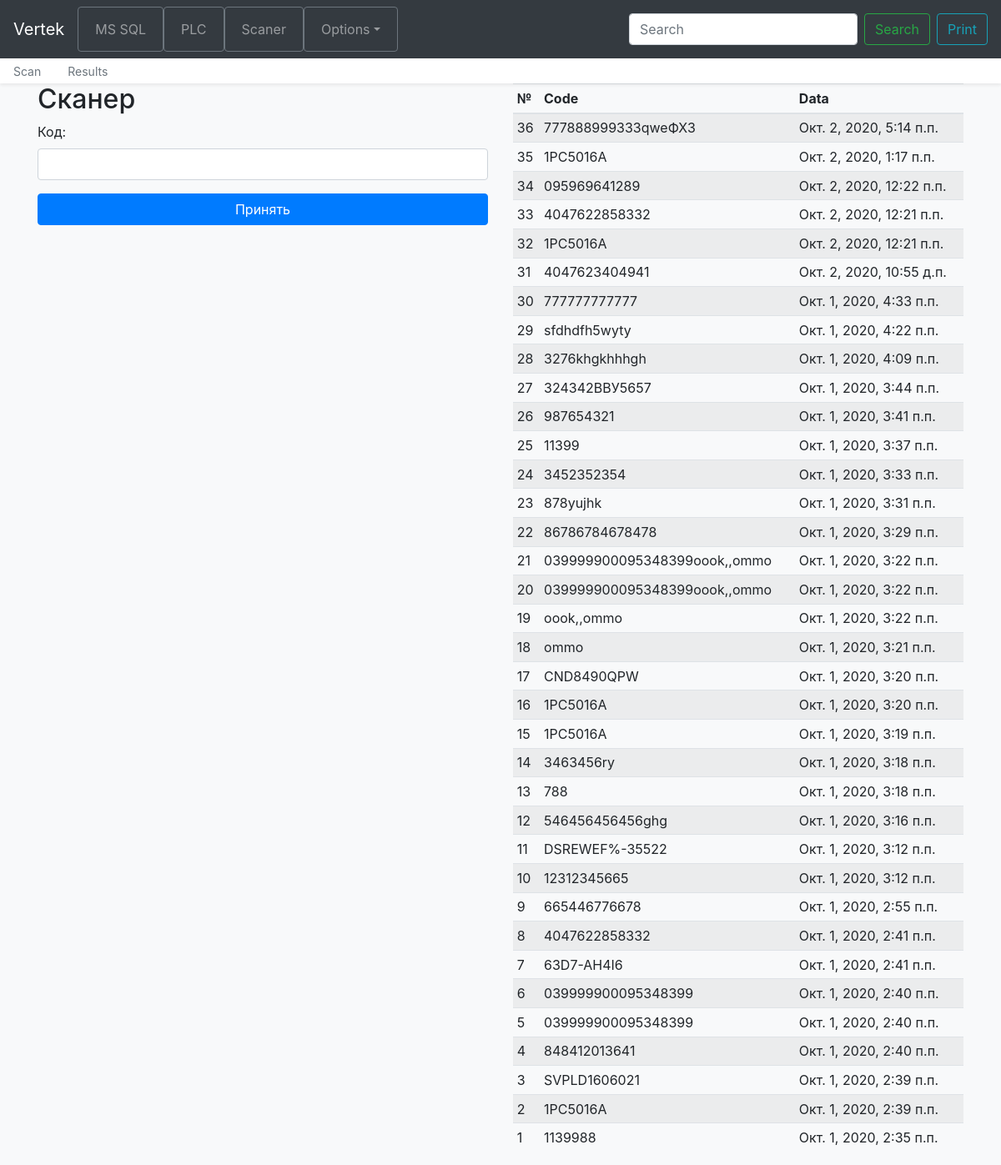
The page /scaner/scan-add/ on the database its author committed.
### scaner/models.py (models this page shows, shortened)
class Scan(models.Model):
    code = models.CharField(max_length=150, verbose_name="Код")
    created_at = models.DateTimeField(auto_now_add=True)
    class Meta:
        verbose_name = 'Скан'
        verbose_name_plural = 'Сканы'

### scaner/views.py (the view)
# urls.py: path('scan-add/', scan_add, name='scan_add'),
def scan_add(request):
    if request.method == 'POST':
        form = ScanForm(request.POST)
        if form.is_valid():
            print(form.cleaned_data['code'])
            form.save()
        return HttpResponseRedirect(request.path)
    else:
        form = ScanForm
    context = {
        'form': form,
        'object_list': Scan.objects.order_by('-pk')
    }
    return render(request, 'scaner/add_scan.html', context)

### scaner/templates/scaner/add_scan.html (shortened to what this page needs)
{% extends 'base.html' %}
{% block nav %}
{% include './inc/_nav.html' %}
{% endblock %}
{% block content %}
<div class="container">
    <div class="row">
        <div class="col">
            <h2>Сканер</h2>
            <form action="{% url 'scan_add' %}" method="post">
                {{ form.as_p }}
                <button type="submit" class="btn btn-primary btn-block">Принять</button>
            </form>
        </div>
        <div class="col">
            <div class="table-responsive">
                <table class="table table-striped table-sm">
                    <thead>
                    <tr>
                        <th>№</th>
                        <th>Code</th>
                        <th>Data</th>
                    </tr>
                    </thead>
                    <tbody>
                    {% for item in object_list %}
                    <tr>
                        <td>{{ item.pk }}</td>
                        <td>{{ item.code }}</td>
                        <td>{{ item.created_at }}</td>
                    </tr>
                    {% endfor %}
                    </tbody>
                </table>
            </div>
        </div>
    </div>
</div>
{% endblock %}

### resources/static/css/offcanvas.css (style rules this page uses)
html, body { overflow-x: hidden; }
body { padding-top: 56px; }

### rows shown on the page
Scan: pk "36", code "777888999333qweФХЗ", created_at "Окт. 2, 2020, 5:14 п.п."
Scan: pk "35", code "1PC5016A", created_at "Окт. 2, 2020, 1:17 п.п."
Scan: pk "34", code "095969641289", created_at "Окт. 2, 2020, 12:22 п.п."
Scan: pk "33", code "4047622858332", created_at "Окт. 2, 2020, 12:21 п.п."
Scan: pk "32", code "1PC5016A", created_at "Окт. 2, 2020, 12:21 п.п."
Scan: pk "31", code "4047623404941", created_at "Окт. 2, 2020, 10:55 д.п."
Scan: pk "30", code "777777777777", created_at "Окт. 1, 2020, 4:33 п.п."
Scan: pk "29", code "sfdhdfh5wyty", created_at "Окт. 1, 2020, 4:22 п.п."
Scan: pk "28", code "3276khgkhhhgh", created_at "Окт. 1, 2020, 4:09 п.п."
Scan: pk "27", code "324342ВВУ5657", created_at "Окт. 1, 2020, 3:44 п.п."
Scan: pk "26", code "987654321", created_at "Окт. 1, 2020, 3:41 п.п."
Scan: pk "25", code "11399", created_at "Окт. 1, 2020, 3:37 п.п."
Scan: pk "24", code "3452352354", created_at "Окт. 1, 2020, 3:33 п.п."
Scan: pk "23", code "878yujhk", created_at "Окт. 1, 2020, 3:31 п.п."
Scan: pk "22", code "86786784678478", created_at "Окт. 1, 2020, 3:29 п.п."
Scan: pk "21", code "039999900095348399oook,,ommo", created_at "Окт. 1, 2020, 3:22 п.п."
Scan: pk "20", code "039999900095348399oook,,ommo", created_at "Окт. 1, 2020, 3:22 п.п."
Scan: pk "19", code "oook,,ommo", created_at "Окт. 1, 2020, 3:22 п.п."
Scan: pk "18", code "ommo", created_at "Окт. 1, 2020, 3:21 п.п."
Scan: pk "17", code "CND8490QPW", created_at "Окт. 1, 2020, 3:20 п.п."
Scan: pk "16", code "1PC5016A", created_at "Окт. 1, 2020, 3:20 п.п."
Scan: pk "15", code "1PC5016A", created_at "Окт. 1, 2020, 3:19 п.п."
Scan: pk "14", code "3463456ry", created_at "Окт. 1, 2020, 3:18 п.п."
Scan: pk "13", code "788", created_at "Окт. 1, 2020, 3:18 п.п."
Scan: pk "12", code "546456456456ghg", created_at "Окт. 1, 2020, 3:16 п.п."
Scan: pk "11", code "DSREWEF%-35522", created_at "Окт. 1, 2020, 3:12 п.п."
Scan: pk "10", code "12312345665", created_at "Окт. 1, 2020, 3:12 п.п."
Scan: pk "9", code "665446776678", created_at "Окт. 1, 2020, 2:55 п.п."
Scan: pk "8", code "4047622858332", created_at "Окт. 1, 2020, 2:41 п.п."
Scan: pk "7", code "63D7-AH4I6", created_at "Окт. 1, 2020, 2:41 п.п."
Scan: pk "6", code "039999900095348399", created_at "Окт. 1, 2020, 2:40 п.п."
Scan: pk "5", code "039999900095348399", created_at "Окт. 1, 2020, 2:40 п.п."
Scan: pk "4", code "848412013641", created_at "Окт. 1, 2020, 2:40 п.п."
Scan: pk "3", code "SVPLD1606021", created_at "Окт. 1, 2020, 2:39 п.п."
Scan: pk "2", code "1PC5016A", created_at "Окт. 1, 2020, 2:39 п.п."
Scan: pk "1", code "1139988", created_at "Окт. 1, 2020, 2:35 п.п."
